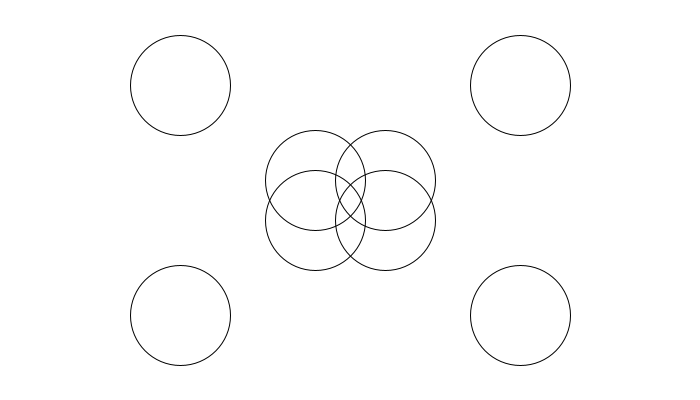
Frame 1 (no input)
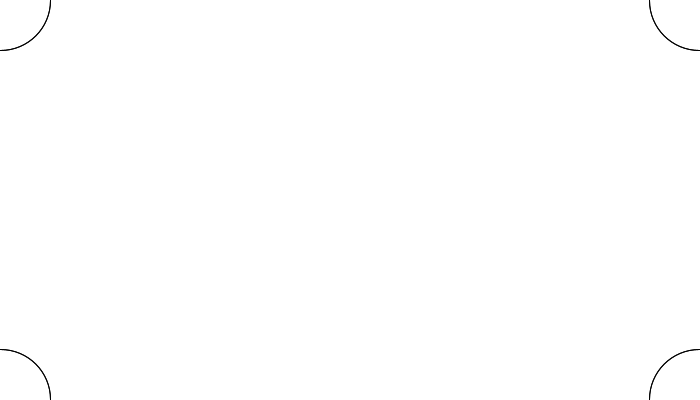
Frame 60 (the mouse pressed at the canvas centre just before this capture)
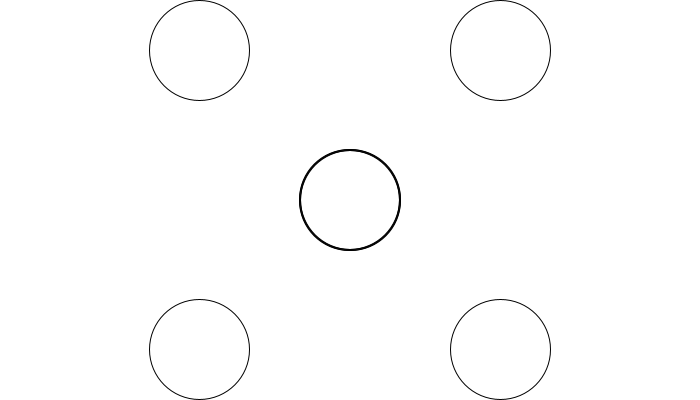
Frame 120 (the mouse held since frame 60 and released just before this capture)

The Processing sketch that drew these frames (run headless with seeded random() and noise(); from frame 60 on, the mouse is pressed at the canvas centre):

// Processing sketch: processing_35979
// ── processing_35979.pde

int mysize = 100;
int speed = 1;
int direction = 1;
float ypos = 200;
float xpos = 350;

void setup() {
  size(700, 400);
  background(255);
  noFill();
}



void draw() {
  background(255);
  ypos = ypos + (mouseY - ypos)/10;
  xpos = xpos + (mouseX - xpos)/10;
  stroke(0);
  ellipse(xpos, ypos, mysize, mysize);
  ellipse(ypos, xpos, mysize, mysize);
  ellipse(width-ypos, height-xpos, mysize, mysize);
  ellipse(ypos, height-xpos, mysize, mysize);
  ellipse(width-ypos, xpos, mysize, mysize);
  //  ellipse(ypos,xpos,mysize,mysize);
  ellipse(width-xpos, height-ypos, mysize, mysize);
  ellipse(xpos, height-ypos, mysize, mysize);
  ellipse(width-xpos, ypos, mysize, mysize);
  //  ellipse(xpos,height-ypos,mysize,mysize);
}


//ypos = ypos + (mouseY - ypos)/10;
